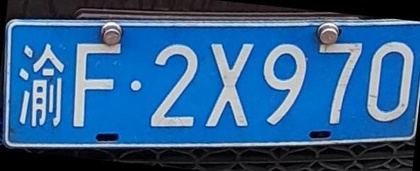
%> input picture 数字图像处理/结课大作业/MyWork/PlateRecognition/倾斜校正车牌.jpg, 420 x 171 px, shrunk from 593 x 241 before the run
$ octave --eval "result = image_segmentation(imread('倾斜校正车牌.jpg'));"   (GNU Octave 9; MATLAB toolbox functions it lacks are replaced by stand-ins)
%> lines starting %> are read from the running program, lines starting %| are printed output that depends on the picture; in (x1, y1, x2, y2) boxes, pixels count from 0 and x2, y2 are one past the last pixel; in counts of white or black regions, pixels touching at a corner belong together; the program's own positions count from 1
function bw =image_segmentation(I)  %图像分割
Image = I;              %读取RGB图像
%> Image is the input picture: size 171x420x3 uint8; mean R, G, B 47.9, 96.4, 143
Image=im2double(Image); %双精度类型 便于运算
%> Image: size 171x420x3 double
I=rgb2hsv(Image);       %RGB模型转换hsv模型  色调（H） 饱和度（S） 明度（V）
%> I: size 171x420x3 double; mean H, S, V 0.573, 0.588, 0.563
[y,x,z]=size(I);        %%y x z 返回RGB彩色图像数据矩阵行 列 等
%> y = 171; x = 420; z = 3
Blue_y = zeros(y, 1);
p=[0.56 0.71 0.4 1 0.3 1 0];
for i = 1 : y
    for j = 1 : x
        hij = I(i, j, 1);
        sij = I(i, j, 2);
        vij = I(i, j, 3);
        if (hij>=p(1) && hij<=p(2)) &&( sij >=p(3)&& sij<=p(4))&&...
                (vij>=p(5)&&vij<=p(6))
            Blue_y(i, 1) = Blue_y(i, 1) + 1;  %蓝色象素点统计
        end
    end
end
%> after the loop, Blue_y = 171 values, max 409 at index 127, min 0 at index 1, mean 219.4
[~, MaxY] = max(Blue_y);  %最大值
%> MaxY = 127
Th = p(7);
PY1 = MaxY;
%> PY1 = 127
while ((Blue_y(PY1,1)>Th) && (PY1>0))
    PY1 = PY1 - 1;
end
%> this loop made 103 passes
%> PY1 on passes 1 to 12: 126, 125, 124, 123, 122, 121, 120, 119, 118, 117, 116, 115
%> after the loop, PY1 = 24
PY2 = MaxY;
%> PY2 = 127
while ((Blue_y(PY2,1)>Th) && (PY2<y))
    PY2 = PY2 + 1;
end
%> this loop made 20 passes
PY1 = PY1 - 2;
%> PY1 = 22
PY2 = PY2 + 2;
%> PY2 = 149
if PY1 < 1
    PY1 = 1;
end
if PY2 > y
    PY2 = y;
end
bw=Image(PY1:PY2,:,:);
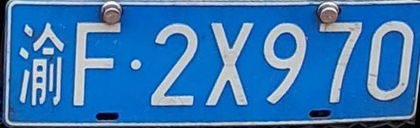
%> bw: size 128x420x3 double; mean R, G, B 0.213, 0.47, 0.709
IY = I(PY1:PY2, :, :);
%> IY: size 128x420x3 double; mean H, S, V 0.571, 0.707, 0.711
I2=im2bw(IY,0.5);
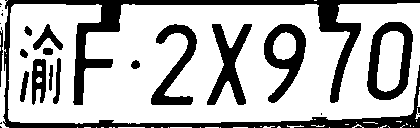
%> I2: size 128x420 logical; 71.2% white; 24 black regions (9 under 20 px), largest, box (x1, y1, x2, y2) and area: (3, 0, 420, 128) 8115, (367, 22, 413, 100) 1590, (207, 24, 252, 105) 1475

[y1,x1,z1]=size(IY);
%> y1 = 128; x1 = 420; z1 = 3
Blue_x=zeros(1,x1);
for j = 1 : x1
    for i = 1 : y1
        hij = IY(i, j, 1);
        sij = IY(i, j, 2);
        vij = IY(i, j, 3);
        if (hij>=p(1) && hij<=p(2)) &&( sij >=p(3)&& sij<=p(4))&&...
                (vij>=p(5)&&vij<=p(6))
            Blue_x(1, j) = Blue_x(1, j) + 1;
%              bw1(i, j) = 1;
        end
    end
end
%> after the loop, Blue_x = 420 values, max 119 at index 16, min 1 at index 2, mean 89.24
PY1;PY2;

[~, MaxX] = max(Blue_x);
%> MaxX = 16
Th = p(7);
PX1 = MaxX;
%> PX1 = 16

while ((Blue_x(1,PX1)>Th) && (PX1>0))
    PX1 = PX1 - 1;
end
%> this loop made 16 passes
%> PX1 on passes 1 to 12: 15, 14, 13, 12, 11, 10, 9, 8, 7, 6, 5, 4
PX2 = MaxX;
while ((Blue_x(1,PX2)>Th) && (PX2<x1))
    PX2 = PX2 + 1;
end
Picture=Image(PY1:PY2,PX1:PX2,:);  %对原图片进行剪裁 裁出车牌位置
bw = Picture;
figure('Name','图像分割');imshow(bw);title('车牌图像');
%> (the run ends here)
